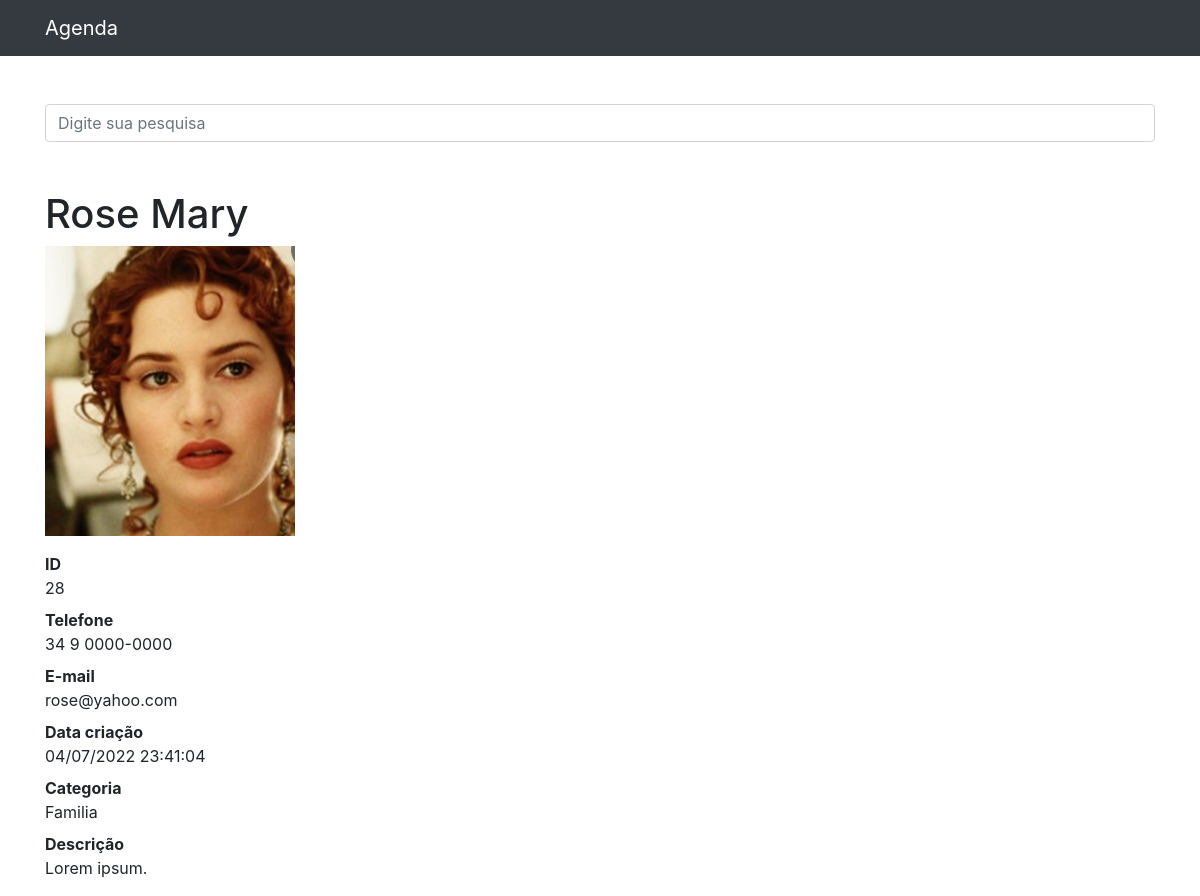
Before: /28 with the older database file.
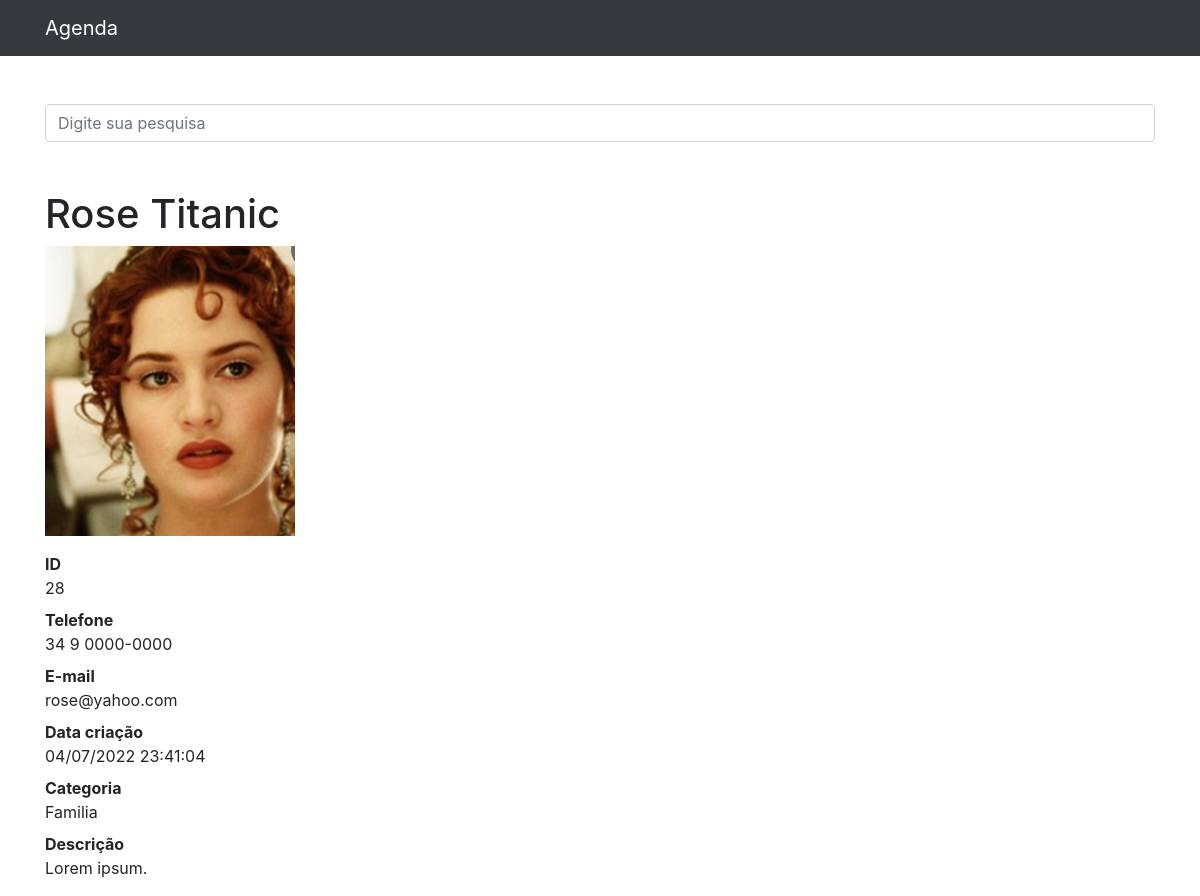
After: the same page with the newer database file.
### contatos/models.py (models this page shows, shortened)
class Contato(models.Model):
    nome = models.CharField(max_length=150)
    sobrenome = models.CharField(max_length=255, blank=True)
    telefone = models.CharField(max_length=255)
    email = models.CharField(max_length=255, blank=True)
    data_criacao = models.DateTimeField(default=timezone.now)
    descricao = models.TextField(blank=True)
    categoria = models.ForeignKey(Categoria, on_delete=models.DO_NOTHING)
    mostrar = models.BooleanField(default=True)
    foto = models.ImageField(blank=True, upload_to='fotos/%Y/%m/')

class Categoria(models.Model):
    nome = models.CharField(max_length=255)
    def __str__(self):
        return self.nome

### contatos/views.py (the view)
# urls.py: path('<int:contato_id>', views.ver_contato, name='ver_contato'),
def ver_contato(request, contato_id):
        contato = get_object_or_404(Contato, id=contato_id)
        if not contato.mostrar:
            raise Http404
        return render(request, 'contatos/ver_contato.html', {
            'contato': contato
        })

### contatos/templates/contatos/ver_contato.html (shortened to what this page needs)
{% extends 'base.html'%}
{%block conteudo%}
    <h1 class="mt-5">{{ contato.nome }} {{ contato.sobrenome }}</h1>
    {% if contato.foto %}
    <p>
        <img src="{{ contato.foto.url }}" style="max-width: 250px; heigth: auto;">
    </p>
    {% endif %}
    <dl>
      <dt>ID</dt>
      <dd>{{ contato.id }}</dd>
      <dt>Telefone</dt>
      <dd>{{ contato.telefone }}</dd>
      <dt>E-mail</dt>
      <dd>{{ contato.email }}</dd>
      <dt>Data criação</dt>
      <dd>{{ contato.data_criacao|date:'d/m/Y H:i:s' }}</dd>
      <dt>Categoria</dt>
      <dd>{{ contato.categoria }}</dd>
      <dt>Descrição</dt>
      <dd>{{ contato.descricao }}</dd>
    </dl>
{%endblock%}

### templates/base.html (shortened to what this page needs)
{% load static %}
<!DOCTYPE html>
<html lang="pt">
<head>
  {% include 'parciais/_head.html'%}
</head>
<body>
  {% include 'parciais/_nav.html' %}
  <div class="container">
    <div class="row">
      <div class="col-lg-12">
        {% if 'accounts' not in request.path %}
        <br><br>
          <form method="get" action="{% url 'busca' %}">
            <div class="form-group row">
              <div class="col-12">
                <input class="form-control"
                       type="search" value="{{ request.GET.termo }}"
                       id="search-input"
                       placeholder="Digite sua pesquisa"
                       name="termo">
              </div>
            </div>
          </form>
          {% endif %}
        {%block conteudo%} {%endblock%}
      </div>
    </div>
  </div>
</body>
</html>

### templates/parciais/_head.html (shortened to what this page needs)
{% load static %}
<link href="{% static 'vendor/bootstrap/css/bootstrap.min.css'%}" rel="stylesheet">

### templates/parciais/_nav.html (shortened to what this page needs)
  <nav class="navbar navbar-expand-lg navbar-dark bg-dark static-top">
    <div class="container">
      <a class="navbar-brand" href="{% url 'index' %}">Agenda</a>
    </div>
  </nav>

Changed rows visible on the page:
changed Contato "Rose": sobrenome "Mary" → "Titanic"
